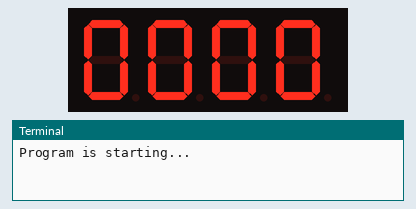
The program below on a simulated Raspberry Pi (BCM pin numbers). On the bench: 4-digit seven-segment display, the last lines printed to the terminal. Threads take turns every 2 ms.

Above: at 0.1 s.
At 2.1 s:
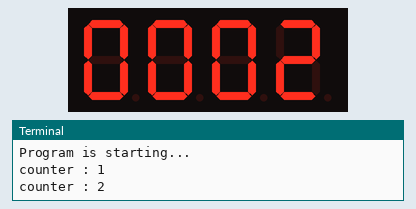
At 6.1 s:
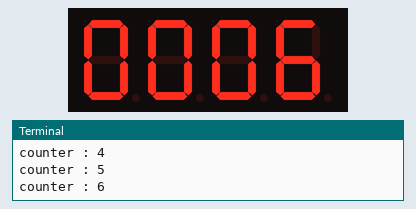
At 9.1 s:
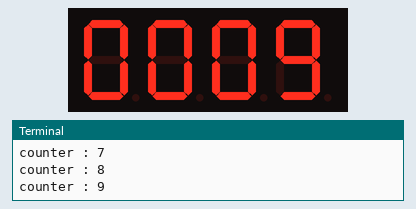
At 14.1 s:
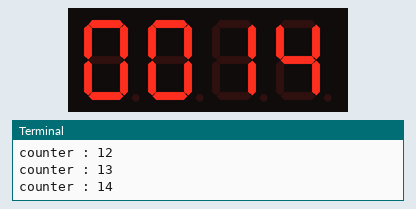
At 18.1 s:
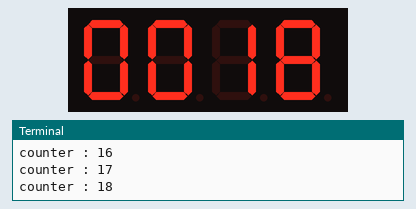

Measured:
- what the display in image 0 shows lasts 1.0 s, from 0.1 s to 1.1 s

The program:

StopWatch.py
```python
#!/usr/bin/env python3
#############################################################################
# Filename    : StopWatch.py
# Description : Control 4_Digit_7_Segment_Display with 74HC595
# Author      : www.freenove.com
# modification: 2023/05/15
########################################################################
from gpiozero import OutputDevice
import time
import threading

LSBFIRST = 1
MSBFIRST = 2
# define the pins connect to 74HC595
dataPin   = OutputDevice(24)      # DS Pin of 74HC595
latchPin  = OutputDevice(23)      # ST_CP Pin of 74HC595
clockPin  = OutputDevice(18)      # SH_CP Pin of 74HC595
num = (0xc0,0xf9,0xa4,0xb0,0x99,0x92,0x82,0xf8,0x80,0x90)
digitPin = (17,27,22,10)    # Define the pin of 7-segment display common end
outputs = list(map(lambda pin: OutputDevice(pin), digitPin))
counter = 0         # Variable counter, the number will be dislayed by 7-segment display
t = 0               # define the Timer object

def shiftOut(order,val):
    for i in range(0,8):
        clockPin.off()
        if(order == LSBFIRST):
            dataPin.on() if (0x01&(val>>i)==0x01) else dataPin.off()
        elif(order == MSBFIRST):
            dataPin.on() if (0x80&(val<<i)==0x80) else dataPin.off()
        clockPin.on()

def outData(data):      # function used to output data for 74HC595
    latchPin.off()
    shiftOut(MSBFIRST,data)
    latchPin.on()

def selectDigit(digit): # Open one of the 7-segment display and close the remaining three, the parameter digit is optional for 1,2,4,8
    outputs[0].off() if ((digit&0x08) == 0x08) else outputs[0].on()
    outputs[1].off() if ((digit&0x04) == 0x04) else outputs[1].on()
    outputs[2].off() if ((digit&0x02) == 0x02) else outputs[2].on()
    outputs[3].off() if ((digit&0x01) == 0x01) else outputs[3].on()

def display(dec):   # display function for 7-segment display
    outData(0xff)   # eliminate residual display
    selectDigit(0x01)   # Select the first, and display the single digit
    outData(num[dec%10])
    time.sleep(0.003)   # display duration
    outData(0xff)
    selectDigit(0x02)   # Select the second, and display the tens digit
    outData(num[dec%100//10])
    time.sleep(0.003)
    outData(0xff)
    selectDigit(0x04)   # Select the third, and display the hundreds digit
    outData(num[dec%1000//100])
    time.sleep(0.003)
    outData(0xff)
    selectDigit(0x08)   # Select the fourth, and display the thousands digit
    outData(num[dec%10000//1000])
    time.sleep(0.003)
def timer():
    global counter
    global t
    t = threading.Timer(1.0,timer)      # reset time of timer to 1s
    t.start()                           # Start timing
    counter+=1
    print ("counter : %d"%counter)

def loop():
    global t
    global counter
    t = threading.Timer(1.0,timer)      # set the timer
    t.start()                           # Start timing
    while True:
        display(counter)                # display the number counter

def destroy():
    global t
    dataPin.close()
    latchPin.close()
    clockPin.close()
    t.cancel()

if __name__ == '__main__': # Program entrance
    print ('Program is starting...' )
    try:
        loop()
    except KeyboardInterrupt:   # Press ctrl-c to end the program.
        destroy()
        print("Ending program")
```
